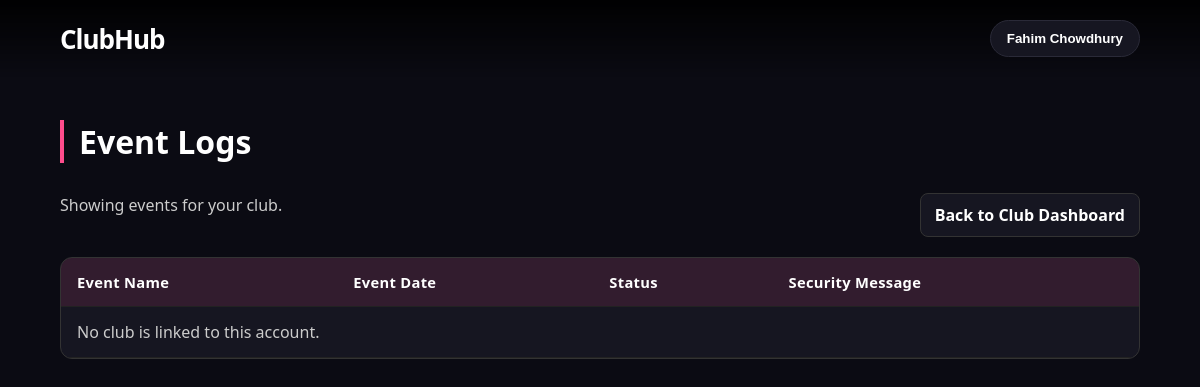
/eventlogs.php (signed in), run on an earlier commit of the app's database.
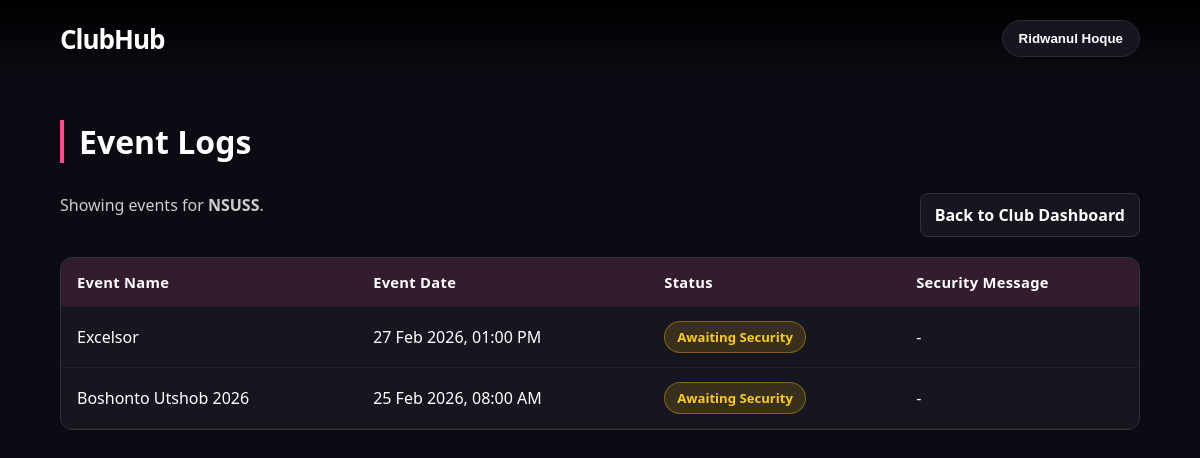
And on a later commit of the database.
### tables this page shows
CREATE TABLE `clubs` (
  `club_id` int(11) NOT NULL,
  `club_name` varchar(255) NOT NULL,
  `club_data` longtext DEFAULT NULL
);

CREATE TABLE `events` (
  `event_id` int(11) NOT NULL,
  `club_id` int(11) DEFAULT NULL,
  `event_name` varchar(255) NOT NULL,
  `event_duration` decimal(4,2) DEFAULT NULL,
  `event_date` datetime DEFAULT NULL,
  `event_creator` varchar(255) DEFAULT NULL,
  `event_availablity` tinyint(1) DEFAULT NULL
);

### eventlogs.php (the view, shortened to what the changed rows need)
<?php
include 'connection.php';
$email = $_SESSION['Email'] ?? '';
$clubId = intval($_SESSION['club_id'] ?? ($_SESSION['Club_id'] ?? 0));
$clubName = '';
$hasSecurityMessage = false;
$adminColumnCheck = mysqli_query($con, "SHOW COLUMNS FROM events LIKE 'admin_clearance'");
$hasAdminClearance = ($adminColumnCheck && mysqli_num_rows($adminColumnCheck) > 0);
$securityColumnCheck = mysqli_query($con, "SHOW COLUMNS FROM events LIKE 'security_clearance'");
$hasSecurityClearance = ($securityColumnCheck && mysqli_num_rows($securityColumnCheck) > 0);
if ($clubId <= 0) {
    $clubStmt = $con->prepare("\n        SELECT c.club_id, c.club_name\n        FROM `user` u\n        INNER JOIN students s ON s.student_email = u.email\n        INNER JOIN club_members cm ON cm.student_id = s.student_id AND cm.active = 1\n        INNER JOIN clubs c ON c.club_id = cm.club_id\n        WHERE u.email = ?\n          AND UPPER(cm.Role) LIKE 'EB%'\n        LIMIT 1\n    ");
    $clubStmt->bind_param("s", $email);
    $clubStmt->execute();
    $clubResult = $clubStmt->get_result()->fetch_assoc();
    if ($clubResult) {
        $clubId = intval($clubResult['club_id']);
        $clubName = $clubResult['club_name'];
    }
}
$events = [];
if ($clubId > 0) {
    $messageSelect = $hasSecurityMessage ? "e.security_message" : "NULL AS security_message";
    $adminSelect = $hasAdminClearance ? "e.admin_clearance" : "'Pending' AS admin_clearance";
    $securitySelect = $hasSecurityClearance ? "e.security_clearance" : "'Pending' AS security_clearance";
    $eventsSql = "
        SELECT
            e.event_id,
            e.event_name,
            e.event_date,
            $securitySelect,
            $adminSelect,
            e.event_availablity,
            $messageSelect
        FROM events e
        WHERE e.club_id = ?
        ORDER BY e.event_date DESC, e.event_id DESC
    ";
    $eventsStmt = $con->prepare($eventsSql);
    $eventsStmt->bind_param("i", $clubId);
    $eventsStmt->execute();
    $eventsResult = $eventsStmt->get_result();
    while ($row = $eventsResult->fetch_assoc()) {
        $events[] = $row;
    }
}
$displayName = $_SESSION['Name'] ?? null;
function resolve_status(array $event): array
{
    $security = strtolower(trim((string)($event['security_clearance'] ?? 'Pending')));
    $isPublished = intval($event['event_availablity'] ?? 0) === 1 && $security === 'approved';
    if ($security === 'pending') {
        return ['Awaiting Security', 'status-pending'];
    }
    return ['Under Review', 'status-pending'];
}
?>
<!DOCTYPE html>
<html lang="en">
<head>
    <link rel="stylesheet" href="styles.css?v=<?php echo filemtime('styles.css'); ?>">
</head>
<body>
    <nav>
        <div class="profile-menu" id="profile-menu">
            <button class="profile-trigger" id="profile-trigger" type="button" aria-expanded="false"><?php echo htmlspecialchars($displayName); ?></button>
        </div>
    </nav>
    <section class="logs-section">
        <div class="logs-header-row">
            <p class="logs-meta">
                <?php if ($clubName): ?>
                    Showing events for <strong><?php echo htmlspecialchars($clubName); ?></strong>.
                <?php else: ?>
                    Showing events for your club.
                <?php endif; ?>
            </p>
            <a href="Club_dashboard.php" class="back-link">Back to Club Dashboard</a>
        </div>
        <div class="logs-card">
            <div class="table-wrap">
                <table class="logs-table">
                    <thead>
                        <tr>
                            <th>Event Name</th>
                            <th>Event Date</th>
                            <th>Status</th>
                            <th>Security Message</th>
                        </tr>
                    </thead>
                    <tbody>
                        <?php if ($clubId <= 0): ?>
                            <tr>
                                <td colspan="4" class="empty-state">No club is linked to this account.</td>
                            </tr>
                        <?php elseif (empty($events)): ?>
                            <tr>
                                <td colspan="4" class="empty-state">No events found for your club yet.</td>
                            </tr>
                        <?php else: ?>
                            <?php foreach ($events as $event): ?>
                                <?php [$statusText, $statusClass] = resolve_status($event); ?>
                                <?php
                                    $reasonText = trim((string)($event['security_message'] ?? ''));
                                    if (strtolower($statusText) === 'rejected') {
                                        if ($reasonText === '') {
                                            $reasonText = 'No reason provided by Security Office.';
                                        }
                                    } else {
                                        if ($reasonText === '') {
                                            $reasonText = '-';
                                        }
                                    }
                                ?>
                                <tr>
                                    <td><?php echo htmlspecialchars($event['event_name']); ?></td>
                                    <td>
                                        <?php
                                            if (!empty($event['event_date'])) {
                                                echo htmlspecialchars(date("d M Y, h:i A", strtotime($event['event_date'])));
                                            } else {
                                                echo 'TBD';
                                            }
                                        ?>
                                    </td>
                                    <td><span class="status-badge <?php echo htmlspecialchars($statusClass); ?>"><?php echo htmlspecialchars($statusText); ?></span></td>
                                    <td><?php echo htmlspecialchars($reasonText); ?></td>
                                </tr>
                            <?php endforeach; ?>
                        <?php endif; ?>
                    </tbody>
                </table>
            </div>
        </div>
    </section>
</body>
</html>

What changed in the data, as far as the page shows it:
now on this page (row edited): clubs: club_name "NSUSS"
now on this page (row edited): events: event_name "Excelsor", event_date "27 Feb 2026, 01:00 PM", statusText "Awaiting Security", reasonText "-"
now on this page (row unchanged): events: event_name "Boshonto Utshob 2026", event_date "25 Feb 2026, 08:00 AM", statusText "Awaiting Security", reasonText "-"
Also different on the page:
$displayName: "Fahim Chowdhury" → "Ridwanul Hoque"
text no longer shown: "Showing events for your club. No club is linked to this account."
text now shown: "Showing events for ."
